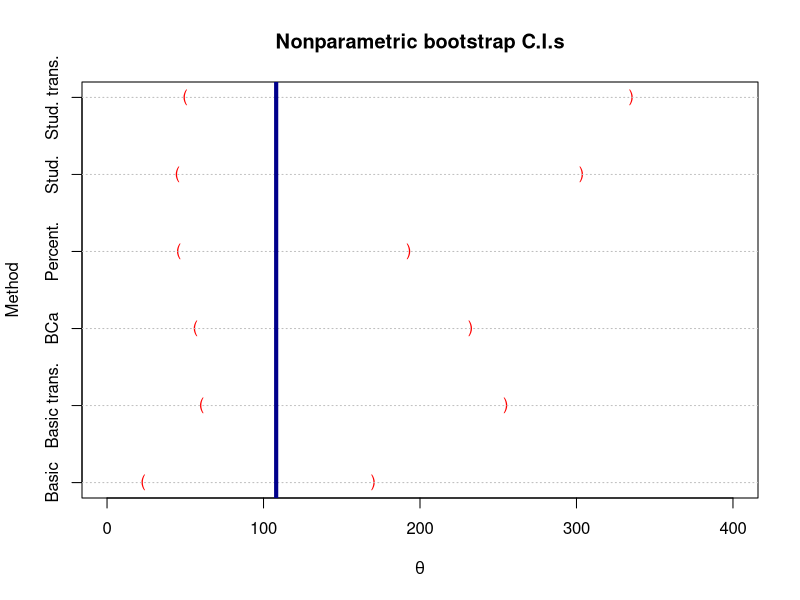

Source code (R):
#####################################################################
# NAME:  Chris Bilder                                               #
# DATE:  2-24-06                                                    #
# UPDATE:                                                           #
# PURPOSE: Plot comparing all of the nonparametric boot. intervals  #
#                                                                   #
# NOTES:                                                            #
#####################################################################

#Method              Lower   Upper
##################################
#BCa                 56.5    232.4
#Percentile          45.8    193.0
#Basic               23.2    170.3
#Studentized         45.0    303.4
#Basic trans.        60.5    254.9
#Studentized trans.  50.0    335.2

#method<-c("BCa", "Percentile", "Basic", "Studentized", "Basic trans.", "Studentized trans.")
method<-c("BCa", "Percent.", "Basic", "Stud.", "Basic trans.", "Stud. trans.")
lower<-c(56.5, 45.8, 23.2, 45.0, 60.5, 50.0)
upper<-c(232.4, 193.0, 170.3, 303.4, 254.9, 335.2)

ci<-data.frame(method, lower, upper)
ci


win.graph(width = 10, height = 8, pointsize = 11) 
stripchart(lower ~ method, vertical = FALSE, xlim = c(0, 400), col = "red", 
           pch = "(", main = "Nonparametric bootstrap C.I.s", xlab = expression(theta), ylab = "Method")  
stripchart(upper ~ method, vertical = FALSE, col = "red", pch = ")", add = TRUE)  
grid(nx = NA, ny = NULL, col="gray", lty="dotted")


library(boot)
abline(v = mean(aircondit$hours), col = "darkblue", lwd = 4)




#
